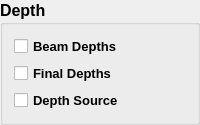
                  <widget class="QGroupBox" name="groupBox_4">
                   <property name="font">
                    <font>
                     <pointsize>12</pointsize>
                     <weight>75</weight>
                     <bold>true</bold>
                    </font>
                   </property>
                   <property name="title">
                    <string>Depth</string>
                   </property>
                   <layout class="QVBoxLayout" name="verticalLayout_91">
                    <item>
                     <widget class="QCheckBox" name="cb_adv_graph_beam_depths">
                      <property name="font">
                       <font>
                        <pointsize>10</pointsize>
                        <weight>75</weight>
                        <bold>true</bold>
                       </font>
                      </property>
                      <property name="text">
                       <string>Beam Depths</string>
                      </property>
                     </widget>
                    </item>
                    <item>
                     <widget class="QCheckBox" name="cb_adv_graph_final_depths">
                      <property name="font">
                       <font>
                        <pointsize>10</pointsize>
                        <weight>75</weight>
                        <bold>true</bold>
                       </font>
                      </property>
                      <property name="text">
                       <string>Final Depths</string>
                      </property>
                     </widget>
                    </item>
                    <item>
                     <widget class="QCheckBox" name="cb_adv_graph_depth_source">
                      <property name="font">
                       <font>
                        <pointsize>10</pointsize>
                        <weight>75</weight>
                        <bold>true</bold>
                       </font>
                      </property>
                      <property name="text">
                       <string>Depth Source</string>
                      </property>
                     </widget>
                    </item>
                   </layout>
                  </widget>
